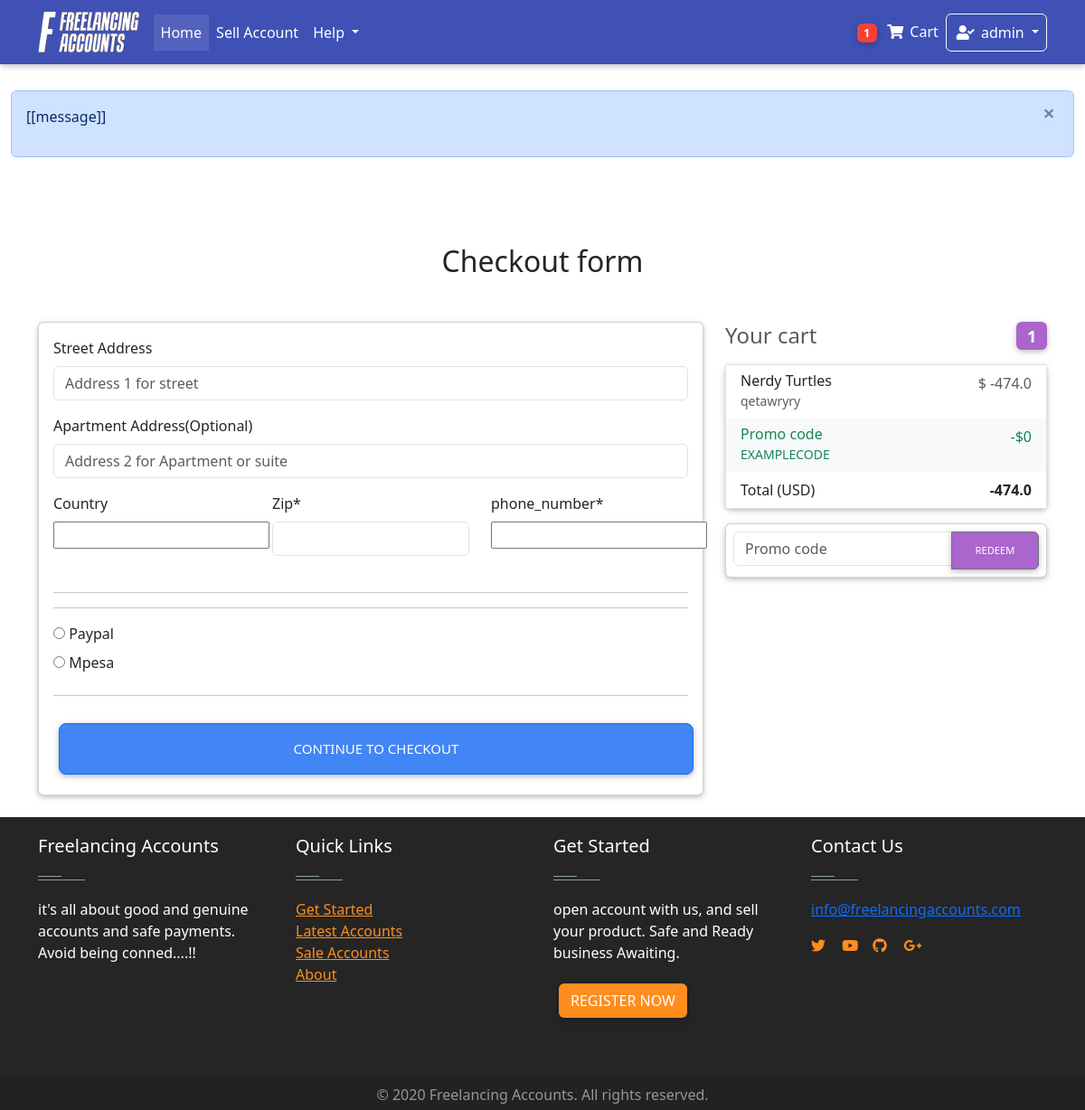
Screenshot of /checkout/ (signed in) with the database file from the repository.
### Home/models.py (models this page shows, shortened)
class Order(models.Model):
    user = models.ForeignKey(settings.AUTH_USER_MODEL,on_delete = models.CASCADE)
    items = models.ManyToManyField(OrderItem)
    start_date = models.DateField(auto_now_add = True)
    ordered_date = models.DateTimeField()
    ordered = models.BooleanField(default = False)
    seller = models.ForeignKey(settings.AUTH_USER_MODEL,on_delete = models.CASCADE, related_name="user", blank=True, null = True)
    amount = models.IntegerField(default=0.0)
    released = models.BooleanField(default=False)
    refund = models.BooleanField(default=False)
    billing_address = models.ForeignKey(
        "BillingAddress", on_delete = models.SET_NULL, blank = True, null = True)
    def get_total(self):
        total = 0
        for order_item in self.items.all():
            total += order_item.get_final_price()
        return total

class OrderItem(models.Model):
    user = models.ForeignKey(settings.AUTH_USER_MODEL,on_delete = models.CASCADE)
    item = models.ForeignKey(Item, on_delete = models.CASCADE)
    quantity = models.IntegerField(default= 1)
    ordered = models.BooleanField(default = False)
    def get_total_discount_item_price(self):
        discounted_price = self.item.price - self.item.discountprice
        return self.quantity * discounted_price
    def get_final_price(self):
        if self.item.discountprice:
            results= self.get_total_discount_item_price()
            return results
            print(results, "get final price")
        else:
            results = self.get_total_item_price()
            print(results, "get final price")
            return results

class Item(models.Model):
    created_by = models.ForeignKey(settings.AUTH_USER_MODEL,on_delete = models.CASCADE,blank = True, null = True, editable = False)
    created_at = models.DateTimeField(auto_now_add= True, blank = True, null = True )
    title = models.CharField(max_length = 100)
    price = models.FloatField(default = 0.0)
    discountprice = models.FloatField(blank= True, null = True)
    category = models.CharField(choices = Category_choices, max_length=2)
    label = models.CharField(choices = Label_choices, max_length=1)
    Level = models.CharField(choices = Level_choices, max_length = 15 ,blank= True, null = True)
    finished_orders = models.IntegerField(default = 1)
    rating = models.IntegerField(default = 50 )
    Reviews =models.IntegerField( default = 1)
    profile = models.CharField( max_length = 20)
    description = models.TextField()
    diplay_pic = models.ImageField(upload_to = "display_pics/%Y%m%d/", max_length =255 )
    contact = models.CharField(max_length=15 ,null = True,blank= True)
    sold = models.BooleanField(default=False)

### Home/views.py (the view, shortened to what this page needs)
# urls.py: path('checkout/', views.Checkout.as_view(), name = 'checkout'),
class Checkout(LoginRequiredMixin,generic.View):
    def get(self, *args, **kwargs):
        form = CheckoutForm()
        order = Order.objects.get(user = self.request.user,  ordered = False)
        context = {
            "form": form,
            'order': order
        }
        return render(self.request, "checkout-page.html", context )

### Home/forms.py
class CheckoutForm(forms.Form):
    street_address = forms.CharField( widget = forms.TextInput(attrs = {
    'placeholder':"Address 1 for street ","class": "form-control"
    }) )
    apartment_address = forms.CharField(required = False, widget = forms.TextInput(attrs = {
    'placeholder':"Address 2 for Apartment or suite","class": "form-control"
    }))
    country = CountryField(blank_label='(select country)').formfield(widget = CountrySelectWidget(attrs = {
    'class': "custom-select d-block w-100"
    }))
    phone_number = PhoneNumberField(widget=forms.TextInput(attrs={'placeholder':('Enter phone number starting with countrycode i,e +2547xxxx '),"class": "form-control" }),
            label=("Phone number"), required=True)
    zip_code = forms.CharField(widget = forms.TextInput(attrs = {
        "class": "form-control"
    }))
    same_billing_address = forms.BooleanField(required = False)
    save_info =  forms.BooleanField(required = False)
    payment_option =  forms.ChoiceField( widget = forms.RadioSelect, choices=PAYMENT_CHOICES )

### Home/templatetags/cart_template_tags.py (called while the page is built)
@register.filter
def cart_item_count(user):
    if user.is_authenticated:
        qs = Order.objects.filter(user = user, ordered = False)
        if qs.exists():
            return qs[0].items.count()
    return 0

@register.filter
def account_cash(user):
    if user.is_authenticated:
        qs = AccountsModel.objects.get(user= user)
        amount= qs.amount
        return amount

### Home/templatetags/login_tag.py (called while the page is built)
@register.inclusion_tag('logins/login_form.html')
def login_form_tag(current_page=None):
    return {'loginform': LoginForm(),
            'redirect_to': current_page}

### Home/templates/checkout-page.html (shortened to what this page needs)
<!DOCTYPE html>
<html lang="en">
{% extends "base.html"%}
{%  load crispy_forms_tags %}
{% block content %}
  <main >
    <div class="container wow fadeIn ">
      <h2 class="my-5 pt-5 h2 text-center animated flipInY ">Checkout form</h2>
      <div class="row">
        <div class="col-md-8 mb-4">
          <div class="card">
            <form method= "POST" class="card-body ">
              <div class="  form-group">
                <label for="{{form.street_address.id_for_label}}" class=""> Street Address </label>
                {{ form.street_address }}
              </div>
              <div class="form-group">
                <label for="{{form.apartment_address.id_for_label}}" class=""> Apartment Address(Optional) </label>
                {{ form.apartment_address }}
              </div>
              <div class="row">
                <div class="col-lg-4 col-md-12 mb-4">
                  <label for="{{form.country.id_for_label}}">Country</label>
                  {{ form.country }}
                </div>
                <div class="col-lg-4 col-md-6 mb-4">
                <label for="{{form.zip_code.id_for_label}}" class=""> Zip* </label>
                    {{ form.zip_code }}
                </div>
                <div class="col-lg-4 col-md-6 mb-4">
                  <label for="{{form.zip_code.id_for_label}}" class=""> phone_number* </label>
                      {{ form.phone_number}}
                  </div>
              </div>
              <hr>
              <hr>
               <div class="">
                {{ form.payment_option }}
              </div>
              <hr class="mb-4">
              <button class="btn btn-primary btn-lg btn-block" type="submit"> Continue to checkout </button>
            </form>
          </div>
        </div>
        <div class="col-md-4 mb-4">
            <h4 class="d-flex justify-content-between align-items-center mb-3">
              <span class="text-muted">Your cart</span>
              <span class="badge badge-secondary badge-pill"> {{ order.items.count }} </span>
            </h4>
            <ul class="list-group mb-3 z-depth-1">
              {% for order_item in order.items.all %}
              <li class="list-group-item d-flex justify-content-between lh-condensed">
                <div>
                  <h6 class="my-0">{{ order_item.item.title }}</h6>
                  <small class="text-muted">{{ order_item.item.description }} </small>
                </div>
                <span class="text-muted">$ {{ order_item.get_final_price }} </span>
              </li>
              {% endfor %}
              <li class="list-group-item d-flex justify-content-between bg-light">
                <div class="text-success">
                  <h6 class="my-0">Promo code</h6>
                  <small>EXAMPLECODE</small>
                </div>
                <span class="text-success">-$0</span>
              </li>
              <li class="list-group-item d-flex justify-content-between">
                <span>Total (USD)</span>
                <strong>{{ order.get_total }}</strong>
              </li>
            </ul>
            <form class="card p-2">
              <div class="input-group">
                <input type="text" class="form-control" placeholder="Promo code" aria-label="Recipient's username" aria-describedby="basic-addon2">
                <div class="input-group-append">
                  <button class="btn btn-secondary btn-md waves-effect m-0" type="button">Redeem</button>
                </div>
              </div>
            </form>
          </div>
      </div>
    </div>
  </main>
{% endblock %}

### Home/templates/nav.html (shortened to what this page needs)
{% load cart_template_tags %}
{% load static %}
{% load notifications_tags %}
    <nav class="navbar fixed-top navbar-expand-lg  navbar-dark indigo mb-5">
        <div class = 'container' >
            <a class="navbar-brand" href="/home/">
              <img src="{% static 'whitelogo.png' %}" height="45px" alt="">
            </a>
            <div class="collapse navbar-collapse" id="navbarSupportedContent">
              <ul class="navbar-nav mr-auto">
                <li class="nav-item active">
                  <a class="nav-link" href="/home/"> Home <span class="sr-only">(current)</span></a>
                </li>
                <li class="nav-item">
                  <a class = "nav-link" href="/sell-account/" >
                    Sell Account
                  </a>
                </li>
                <li class="nav-item dropdown">
                  <a class="nav-link dropdown-toggle" href="#" id="navbarDropdownMenuLink" role="button" data-toggle="dropdown" aria-haspopup="true" aria-expanded="false">
                    Help
                  </a>
                </li>
              </ul>
            </div>
            <ul class="navbar-nav nav-flex-icons mx-right">
              {%  if request.user.is_authenticated  %}
                <li class="nav-item">
                  <a class="nav-link waves-effect " href = "{% url "Home:order-summary" %}">
                    <span class="badge red z-depth-1 badge-pill mr-1"> {{ request.user|cart_item_count }}</span>
                    <i class="fas fa-shopping-cart"></i>
                    <span class="clearfix d-none d-sm-inline-block"> Cart </span>
                  </a>
                  <li class="nav-item dropdown">
                    <a class="nav-link dropdown-toggle border border-light rounded waves-effect  waves-light" href="#" id="navbarDropdownMenuLink" role="button" data-toggle="dropdown" aria-haspopup="true" aria-expanded="false">
                      <i class="fas fa-user-check"></i>  {{request.user}}
                    </a>
                  </li>
                  {% endif %}
                </ul>
          </div>
        </nav>

### Home/templates/footer.html (style rules this page uses)
.btn { background-color: #ff8d1e; color:#fff; }

### rows the page displays
Order: items.count "1", get_total "-474.0"
OrderItem: item "Nerdy Turtles", item.description "qetawryry", get_final_price "-474.0"

### other values shown
{{ request.user|cart_item_count }} "1"
{{ request.user }} "admin"
